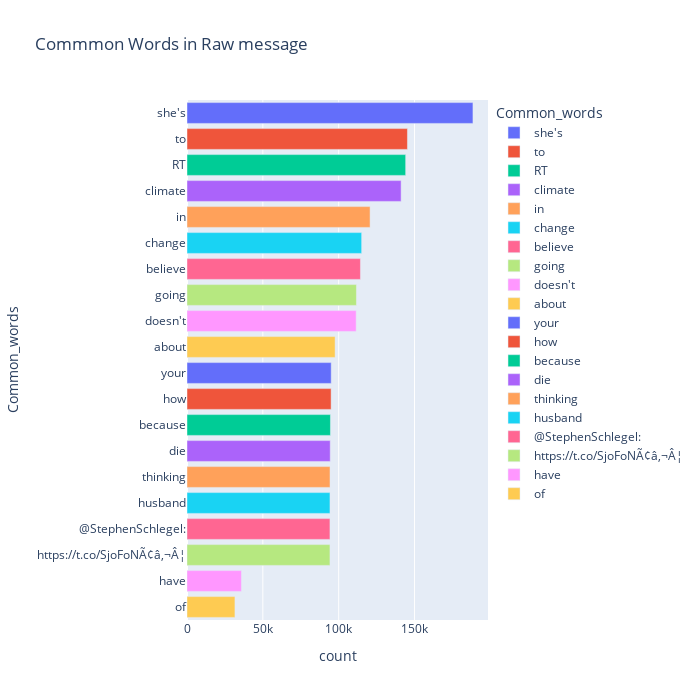

Notebook cell for this chart:
### Code cell
fig = px.bar(temp, x="count", y="Common_words", title='Commmon Words in Raw message', orientation='h', 
             width=700, height=700,color='Common_words')
fig.show()

### Figure 1 — Plotly figure (JSON) as saved in the notebook; plotly's stock layout.template omitted (floating-point values rounded to 4 significant figures)
{"data": [{"alignmentgroup": "True", "hovertemplate": "Common_words=%{y}<br>count=%{x}<extra></extra>", "legendgroup": "she's", "marker": {"color": "#636efa"}, "name": "she's", "offsetgroup": "she's", "orientation": "h", "showlegend": true, "textposition": "auto", "type": "bar", "x": [188525], "xaxis": "x", "y": ["she's"], "yaxis": "y"}, {"alignmentgroup": "True", "hovertemplate": "Common_words=%{y}<br>count=%{x}<extra></extra>", "legendgroup": "to", "marker": {"color": "#EF553B"}, "name": "to", "offsetgroup": "to", "orientation": "h", "showlegend": true, "textposition": "auto", "type": "bar", "x": [145332], "xaxis": "x", "y": ["to"], "yaxis": "y"}, {"alignmentgroup": "True", "hovertemplate": "Common_words=%{y}<br>count=%{x}<extra></extra>", "legendgroup": "RT", "marker": {"color": "#00cc96"}, "name": "RT", "offsetgroup": "RT", "orientation": "h", "showlegend": true, "textposition": "auto", "type": "bar", "x": [144168], "xaxis": "x", "y": ["RT"], "yaxis": "y"}, {"alignmentgroup": "True", "hovertemplate": "Common_words=%{y}<br>count=%{x}<extra></extra>", "legendgroup": "climate", "marker": {"color": "#ab63fa"}, "name": "climate", "offsetgroup": "climate", "orientation": "h", "showlegend": true, "textposition": "auto", "type": "bar", "x": [141168], "xaxis": "x", "y": ["climate"], "yaxis": "y"}, {"alignmentgroup": "True", "hovertemplate": "Common_words=%{y}<br>count=%{x}<extra></extra>", "legendgroup": "in", "marker": {"color": "#FFA15A"}, "name": "in", "offsetgroup": "in", "orientation": "h", "showlegend": true, "textposition": "auto", "type": "bar", "x": [120700], "xaxis": "x", "y": ["in"], "yaxis": "y"}, {"alignmentgroup": "True", "hovertemplate": "Common_words=%{y}<br>count=%{x}<extra></extra>", "legendgroup": "change", "marker": {"color": "#19d3f3"}, "name": "change", "offsetgroup": "change", "orientation": "h", "showlegend": true, "textposition": "auto", "type": "bar", "x": [115149], "xaxis": "x", "y": ["change"], "yaxis": "y"}, {"alignmentgroup": "True", "hovertemplate": "Common_words=%{y}<br>count=%{x}<extra></extra>", "legendgroup": "believe", "marker": {"color": "#FF6692"}, "name": "believe", "offsetgroup": "believe", "orientation": "h", "showlegend": true, "textposition": "auto", "type": "bar", "x": [114354], "xaxis": "x", "y": ["believe"], "yaxis": "y"}, {"alignmentgroup": "True", "hovertemplate": "Common_words=%{y}<br>count=%{x}<extra></extra>", "legendgroup": "going", "marker": {"color": "#B6E880"}, "name": "going", "offsetgroup": "going", "orientation": "h", "showlegend": true, "textposition": "auto", "type": "bar", "x": [111717], "xaxis": "x", "y": ["going"], "yaxis": "y"}, {"alignmentgroup": "True", "hovertemplate": "Common_words=%{y}<br>count=%{x}<extra></extra>", "legendgroup": "doesn't", "marker": {"color": "#FF97FF"}, "name": "doesn't", "offsetgroup": "doesn't", "orientation": "h", "showlegend": true, "textposition": "auto", "type": "bar", "x": [111533], "xaxis": "x", "y": ["doesn't"], "yaxis": "y"}, {"alignmentgroup": "True", "hovertemplate": "Common_words=%{y}<br>count=%{x}<extra></extra>", "legendgroup": "about", "marker": {"color": "#FECB52"}, "name": "about", "offsetgroup": "about", "orientation": "h", "showlegend": true, "textposition": "auto", "type": "bar", "x": [97640], "xaxis": "x", "y": ["about"], "yaxis": "y"}, {"alignmentgroup": "True", "hovertemplate": "Common_words=%{y}<br>count=%{x}<extra></extra>", "legendgroup": "your", "marker": {"color": "#636efa"}, "name": "your", "offsetgroup": "your", "orientation": "h", "showlegend": true, "textposition": "auto", "type": "bar", "x": [95072], "xaxis": "x", "y": ["your"], "yaxis": "y"}, {"alignmentgroup": "True", "hovertemplate": "Common_words=%{y}<br>count=%{x}<extra></extra>", "legendgroup": "how", "marker": {"color": "#EF553B"}, "name": "how", "offsetgroup": "how", "orientation": "h", "showlegend": true, "textposition": "auto", "type": "bar", "x": [95010], "xaxis": "x", "y": ["how"], "yaxis": "y"}, {"alignmentgroup": "True", "hovertemplate": "Common_words=%{y}<br>count=%{x}<extra></extra>", "legendgroup": "because", "marker": {"color": "#00cc96"}, "name": "because", "offsetgroup": "because", "orientation": "h", "showlegend": true, "textposition": "auto", "type": "bar", "x": [94570], "xaxis": "x", "y": ["because"], "yaxis": "y"}, {"alignmentgroup": "True", "hovertemplate": "Common_words=%{y}<br>count=%{x}<extra></extra>", "legendgroup": "die", "marker": {"color": "#ab63fa"}, "name": "die", "offsetgroup": "die", "orientation": "h", "showlegend": true, "textposition": "auto", "type": "bar", "x": [94433], "xaxis": "x", "y": ["die"], "yaxis": "y"}, {"alignmentgroup": "True", "hovertemplate": "Common_words=%{y}<br>count=%{x}<extra></extra>", "legendgroup": "thinking", "marker": {"color": "#FFA15A"}, "name": "thinking", "offsetgroup": "thinking", "orientation": "h", "showlegend": true, "textposition": "auto", "type": "bar", "x": [94291], "xaxis": "x", "y": ["thinking"], "yaxis": "y"}, {"alignmentgroup": "True", "hovertemplate": "Common_words=%{y}<br>count=%{x}<extra></extra>", "legendgroup": "husband", "marker": {"color": "#19d3f3"}, "name": "husband", "offsetgroup": "husband", "orientation": "h", "showlegend": true, "textposition": "auto", "type": "bar", "x": [94260], "xaxis": "x", "y": ["husband"], "yaxis": "y"}, {"alignmentgroup": "True", "hovertemplate": "Common_words=%{y}<br>count=%{x}<extra></extra>", "legendgroup": "@StephenSchlegel:", "marker": {"color": "#FF6692"}, "name": "@StephenSchlegel:", "offsetgroup": "@StephenSchlegel:", "orientation": "h", "showlegend": true, "textposition": "auto", "type": "bar", "x": [94249], "xaxis": "x", "y": ["@StephenSchlegel:"], "yaxis": "y"}, {"alignmentgroup": "True", "hovertemplate": "Common_words=%{y}<br>count=%{x}<extra></extra>", "legendgroup": "https://t.co/SjoFoNÃ¢â‚¬Â¦", "marker": {"color": "#B6E880"}, "name": "https://t.co/SjoFoNÃ¢â‚¬Â¦", "offsetgroup": "https://t.co/SjoFoNÃ¢â‚¬Â¦", "orientation": "h", "showlegend": true, "textposition": "auto", "type": "bar", "x": [94249], "xaxis": "x", "y": ["https://t.co/SjoFoNÃ¢â‚¬Â¦"], "yaxis": "y"}, {"alignmentgroup": "True", "hovertemplate": "Common_words=%{y}<br>count=%{x}<extra></extra>", "legendgroup": "have", "marker": {"color": "#FF97FF"}, "name": "have", "offsetgroup": "have", "orientation": "h", "showlegend": true, "textposition": "auto", "type": "bar", "x": [35865], "xaxis": "x", "y": ["have"], "yaxis": "y"}, {"alignmentgroup": "True", "hovertemplate": "Common_words=%{y}<br>count=%{x}<extra></extra>", "legendgroup": "of", "marker": {"color": "#FECB52"}, "name": "of", "offsetgroup": "of", "orientation": "h", "showlegend": true, "textposition": "auto", "type": "bar", "x": [31608], "xaxis": "x", "y": ["of"], "yaxis": "y"}], "layout": {"barmode": "relative", "height": 700, "legend": {"title": {"text": "Common_words"}, "tracegroupgap": 0}, "title": {"text": "Commmon Words in Raw message"}, "width": 700, "xaxis": {"anchor": "y", "domain": [0, 1], "title": {"text": "count"}}, "yaxis": {"anchor": "x", "categoryarray": ["of", "have", "https://t.co/SjoFoNÃ¢â‚¬Â¦", "@StephenSchlegel:", "husband", "thinking", "die", "because", "how", "your", "about", "doesn't", "going", "believe", "change", "in", "climate", "RT", "to", "she's"], "categoryorder": "array", "domain": [0, 1], "title": {"text": "Common_words"}}}}
